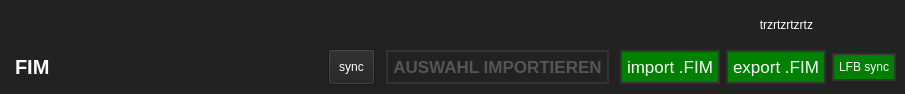
<?xml version="1.0" encoding="UTF-8"?>
<ui version="4.0">
 <class>Form</class>
 <widget class="QWidget" name="Form">
  <property name="geometry">
   <rect>
    <x>0</x>
    <y>0</y>
    <width>905</width>
    <height>94</height>
   </rect>
  </property>
  <property name="sizePolicy">
   <sizepolicy hsizetype="Preferred" vsizetype="Fixed">
    <horstretch>0</horstretch>
    <verstretch>0</verstretch>
   </sizepolicy>
  </property>
  <property name="windowTitle">
   <string>Form</string>
  </property>
  <property name="styleSheet">
   <string notr="true">QWidget{\n	background-color: #222;\n	color: #fff;\n	padding:10px;\n	margin:0px;\n}</string>
  </property>
  <layout class="QGridLayout" name="gridLayout">
   <property name="leftMargin">
    <number>0</number>
   </property>
   <property name="topMargin">
    <number>0</number>
   </property>
   <property name="rightMargin">
    <number>0</number>
   </property>
   <property name="bottomMargin">
    <number>0</number>
   </property>
   <item row="0" column="0" colspan="5">
    <widget class="QWidget" name="gridWidget" native="true">
     <property name="styleSheet">
      <string notr="true">QWidget{
	background-color: #222;
	color: #fff;
	padding:10px;
	margin:0px;
}</string>
     </property>
     <layout class="QGridLayout" name="gridLayout_2">
      <property name="topMargin">
       <number>6</number>
      </property>
      <item row="1" column="1">
       <widget class="QLabel" name="label">
        <property name="font">
         <font>
          <pointsize>15</pointsize>
          <bold>true</bold>
         </font>
        </property>
        <property name="styleSheet">
         <string notr="true">padding:0</string>
        </property>
        <property name="text">
         <string>FIM</string>
        </property>
       </widget>
      </item>
      <item row="1" column="7">
       <widget class="QPushButton" name="lfbExportBtn">
        <property name="font">
         <font>
          <pointsize>13</pointsize>
          <bold>false</bold>
         </font>
        </property>
        <property name="cursor">
         <cursorShape>PointingHandCursor</cursorShape>
        </property>
        <property name="styleSheet">
         <string notr="true">QPushButton{
	border: 2px solid #333;
	color: #555;
	padding: 5px;
}
QPushButton:enabled{
	border: 2px solid #333;
	background-color: green;
	color: #fff;
}</string>
        </property>
        <property name="text">
         <string>export .FIM</string>
        </property>
       </widget>
      </item>
      <item row="1" column="2">
       <spacer name="horizontalSpacer">
        <property name="orientation">
         <enum>Qt::Horizontal</enum>
        </property>
        <property name="sizeHint" stdset="0">
         <size>
          <width>40</width>
          <height>20</height>
         </size>
        </property>
       </spacer>
      </item>
      <item row="0" column="0" colspan="8">
       <widget class="QLabel" name="lfbExportFeedback">
        <property name="text">
         <string>trzrtzrtzrtz</string>
        </property>
        <property name="alignment">
         <set>Qt::AlignRight|Qt::AlignTrailing|Qt::AlignVCenter</set>
        </property>
       </widget>
      </item>
      <item row="1" column="4">
       <widget class="QPushButton" name="lfb_sync_btn">
        <property name="text">
         <string>sync</string>
        </property>
       </widget>
      </item>
      <item row="1" column="5">
       <widget class="QPushButton" name="lfbImportSelectedBtn">
        <property name="enabled">
         <bool>false</bool>
        </property>
        <property name="font">
         <font>
          <pointsize>13</pointsize>
          <bold>true</bold>
         </font>
        </property>
        <property name="cursor">
         <cursorShape>PointingHandCursor</cursorShape>
        </property>
        <property name="styleSheet">
         <string notr="true">QPushButton{
	border: 2px solid #333;
	color: #555;
	margin: 0 5px;
	padding: 5px;
}
QPushButton:enabled{
	border: 2px solid #333;
	background-color: green;
	color: #fff;
}</string>
        </property>
        <property name="text">
         <string>AUSWAHL IMPORTIEREN</string>
        </property>
       </widget>
      </item>
      <item row="1" column="6">
       <widget class="QPushButton" name="lfbImportBtn">
        <property name="font">
         <font>
          <pointsize>13</pointsize>
          <bold>false</bold>
         </font>
        </property>
        <property name="cursor">
         <cursorShape>PointingHandCursor</cursorShape>
        </property>
        <property name="styleSheet">
         <string notr="true">QPushButton{
	border: 2px solid #333;
	color: #555;
	padding: 5px;
}
QPushButton:enabled{
	border: 2px solid #333;
	background-color: green;
	color: #fff;
}</string>
        </property>
        <property name="text">
         <string>import .FIM</string>
        </property>
       </widget>
      </item>
      <item row="1" column="8">
       <widget class="QPushButton" name="lfb_auth_btn">
        <property name="styleSheet">
         <string notr="true">QPushButton{
	border: 2px solid #333;
	color: #555;
	padding: 5px;
}
QPushButton:enabled{
	border: 2px solid #333;
	background-color: green;
	color: #fff;
}</string>
        </property>
        <property name="text">
         <string>LFB sync</string>
        </property>
       </widget>
      </item>
     </layout>
    </widget>
   </item>
  </layout>
 </widget>
 <resources/>
 <connections/>
</ui>
